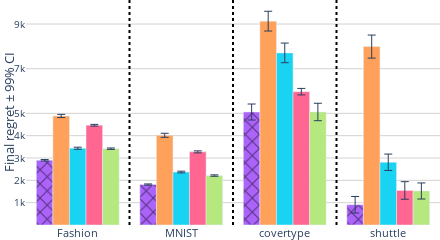

Notebook source saved alongside this figure:
### Code cell
import pandas as pd
import plotly.graph_objects as go
import numpy as np
import plotly.express as px
# Assuming df is your DataFrame and it has columns 'Dataset', 'Value', 'Model'

w = 0.1
def remove_substrings(s, substrings):
    for substring in substrings:
        s = s.replace(substring, '')
    return s


# approaches = result['merge'].unique()
# 'LeNetNeural-CBP', 'LeNetNeuronal (official)', 'LeNetNeuronal (tuned)',
# approaches = np.array([ 'MLPNeural-CBP', 'MLPNeuronal (official)','MLPNeuronal (tuned)', 'MLPIneurAL (official)', 
#                         'MLPIneurAL (tuned)',  'MLPCesa', 'MLPMargin' ], dtype=object) 
# approaches_names = [ remove_substrings(model, ['LeNet', 'MLP']) for model in approaches ]
# default_colors = px.colors.qualitative.Plotly
# model_colors = {model_n:col for model_n,col in zip(approaches_names,default_colors) }

approaches = {
    #'EEneuralcbpside_v5': {'color': [255, 255, 0], 'label': 'EEneuralcbpside_v5'},  # Red
    'MLPNeural-CBP': {'color': [171, 99, 250], 'label': 'Neural-CBP'},  # Red
    'MLPIneurAL (official)': {'color': [255, 161, 90], 'label':'IneurAL (official)'},                    # Yellow
    'MLPIneurAL (less exploration)': {'color': [25, 211, 243], 'label':'IneurAL (less exploration)'},                    # Cyan
    'MLPNeuronal (official)': {'color': [255, 102, 146], 'label':'Neuronal (official)'},                  # Magenta
    'MLPNeuronal (less exploration)': {'color': [182, 232, 128], 'label':'Neuronal (less exploration)'},                   # Orange
    # 'MLPMargin': {'color': [255, 151, 255], 'label':'Margin'},
    # 'MLPCesa': {'color': [254, 203, 82], 'label':'Cesa'},
}


# Create an empty figure
fig = go.Figure()


views = []
for appr in approaches.keys():
    print(appr)
    appr_name = approaches[appr]['label']
    r,g,b = approaches[appr]['color']

    subset = result[result['merge'] == appr]
    dec = False
    if appr_name not in views:
        dec = True
        views.append(appr_name)
    

    if 'CBP' in appr_name:
        fig.add_trace(go.Bar(
            x=subset['merge2'],
            y=subset['Mean'],
            name=appr_name,
            error_y=dict(type='data', array=subset['StdError'], visible=True,thickness=1 ),
            marker_color='rgba({},{},{},1)'.format(r,g,b),marker_pattern_shape='x',marker_pattern_fgcolor='black', 
            showlegend = dec,
            # width=w
            ))
    else: 
        fig.add_trace(go.Bar(
            x=subset['merge2'],
            y=subset['Mean'],
            name=appr_name,
            error_y=dict(type='data', array=subset['StdError'], visible=True,thickness=1 ),
            marker_color='rgba({},{},{},1)'.format(r,g,b), 
            showlegend = dec,
            # width=w
            ))


# Add vertical black lines between data groups

datasets = result['merge2'].unique()
print(datasets)
for i, dataset in enumerate(datasets[:-1]):
    if i == 2:
        fig.add_vline(x=i + 0.5, line_width=2, line_color="black",   line_dash="dot")
    else:
        fig.add_vline(x=i + 0.5, line_width=2, line_color="black",  line_dash="dot")


siz = 13

def format_tick(val):
    """ Custom function to format the tick labels. """
    return f'{int(val / 1000)}k' if val >= 1000 else str(val)


fig.update_layout(
    width=440,
    height=180,
    plot_bgcolor='white',  # Sets the plot background color
    paper_bgcolor='white',  # Sets the overall figure background color
    barmode='group',
    margin=dict(l=0, r=0, t=0, b=0),  # Small margins
    xaxis=dict(
        tickmode='array',
        tickvals=result['merge2'].unique(),
        ticktext = [ remove_substrings(model, ['LeNet', 'MLP']) for model in result['merge2'].unique() ],
        tickfont=dict(size=siz-2)  # Increase X-axis tick font size
    ),
    yaxis=dict(
        # type="log",
        gridcolor='lightgrey',
        title="Final regret ± 99% CI",
        title_standoff=5,
        title_font=dict(size=siz),
        tickfont=dict(size=siz-3) , # Increase Y-axis tick font size
        tickmode='array',
        tickvals=[1000, 2000, 3000, 4000, 5000, 7000, 9000 ],  # Specify the values where you want ticks
        ticktext=[format_tick(val) for val in [1000, 2000, 3000, 4000, 5000, 7000, 9000]]  # Format those values
    ),
    showlegend=False

    # legend=dict(
    #     orientation="h",
    #     yanchor="bottom",
    #     y=-0.3,  # Adjust this value to position the legend
    #     xanchor="center",
    #     x=0.5,
    #     font=dict(size=siz)  # Increase legend font size
    # ),
)

fig.show()
fig.write_image("./cr_figures/results_nonbinary_MLP_b.pdf" )
fig.write_image("./cr_figures/results_nonbinary_MLP_b.pdf" )

### Figure 1 — Plotly figure (JSON) as saved in the notebook; plotly's stock layout.template omitted (floating-point values rounded to 4 significant figures)
{"data": [{"error_y": {"array": [33.31, 26.54, 358.5, 370.2], "thickness": 1, "type": "data", "visible": true}, "marker": {"color": "rgba(171,99,250,1)", "pattern": {"fgcolor": "black", "shape": "x"}}, "name": "Neural-CBP", "showlegend": true, "type": "bar", "x": ["MLPFashion", "MLPMNIST", "MLPcovertype", "MLPshuttle"], "y": [2898.0, 1812.0, 5060.0, 907.6]}, {"error_y": {"array": [70.57, 90.38, 442.9, 516.4], "thickness": 1, "type": "data", "visible": true}, "marker": {"color": "rgba(255,161,90,1)"}, "name": "IneurAL (official)", "showlegend": true, "type": "bar", "x": ["MLPFashion", "MLPMNIST", "MLPcovertype", "MLPshuttle"], "y": [4882.0, 4017.0, 9130.0, 7990.0]}, {"error_y": {"array": [46.51, 38.85, 439.8, 366.3], "thickness": 1, "type": "data", "visible": true}, "marker": {"color": "rgba(25,211,243,1)"}, "name": "IneurAL (less exploration)", "showlegend": true, "type": "bar", "x": ["MLPFashion", "MLPMNIST", "MLPcovertype", "MLPshuttle"], "y": [3438.0, 2371.0, 7708.0, 2810.0]}, {"error_y": {"array": [38.92, 45.04, 145.8, 393.5], "thickness": 1, "type": "data", "visible": true}, "marker": {"color": "rgba(255,102,146,1)"}, "name": "Neuronal (official)", "showlegend": true, "type": "bar", "x": ["MLPFashion", "MLPMNIST", "MLPcovertype", "MLPshuttle"], "y": [4467.0, 3275, 5971.0, 1547.0]}, {"error_y": {"array": [32.2, 32.26, 390.1, 359.4], "thickness": 1, "type": "data", "visible": true}, "marker": {"color": "rgba(182,232,128,1)"}, "name": "Neuronal (less exploration)", "showlegend": true, "type": "bar", "x": ["MLPFashion", "MLPMNIST", "MLPcovertype", "MLPshuttle"], "y": [3417.0, 2213.0, 5061.0, 1524]}], "layout": {"barmode": "group", "height": 180, "margin": {"b": 0, "l": 0, "r": 0, "t": 0}, "paper_bgcolor": "white", "plot_bgcolor": "white", "shapes": [{"line": {"color": "black", "dash": "dot", "width": 2}, "type": "line", "x0": 0.5, "x1": 0.5, "xref": "x", "y0": 0, "y1": 1, "yref": "y domain"}, {"line": {"color": "black", "dash": "dot", "width": 2}, "type": "line", "x0": 1.5, "x1": 1.5, "xref": "x", "y0": 0, "y1": 1, "yref": "y domain"}, {"line": {"color": "black", "dash": "dot", "width": 2}, "type": "line", "x0": 2.5, "x1": 2.5, "xref": "x", "y0": 0, "y1": 1, "yref": "y domain"}], "showlegend": false, "width": 440, "xaxis": {"tickfont": {"size": 11}, "tickmode": "array", "ticktext": ["Fashion", "MNIST", "covertype", "shuttle"], "tickvals": ["MLPFashion", "MLPMNIST", "MLPcovertype", "MLPshuttle"]}, "yaxis": {"gridcolor": "lightgrey", "tickfont": {"size": 10}, "tickmode": "array", "ticktext": ["1k", "2k", "3k", "4k", "5k", "7k", "9k"], "tickvals": [1000, 2000, 3000, 4000, 5000, 7000, 9000], "title": {"font": {"size": 13}, "standoff": 5, "text": "Final regret ± 99% CI"}}}}
